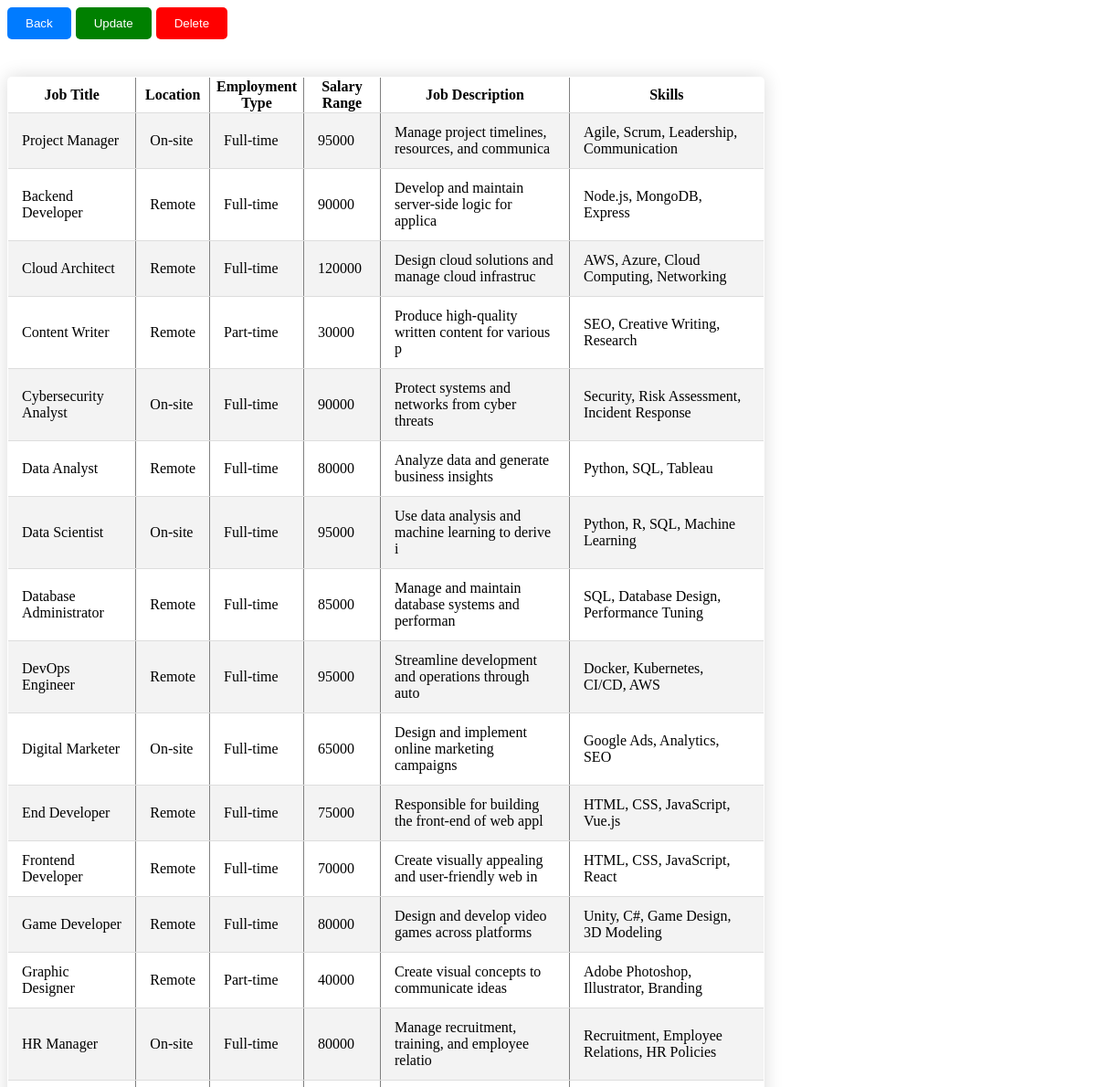
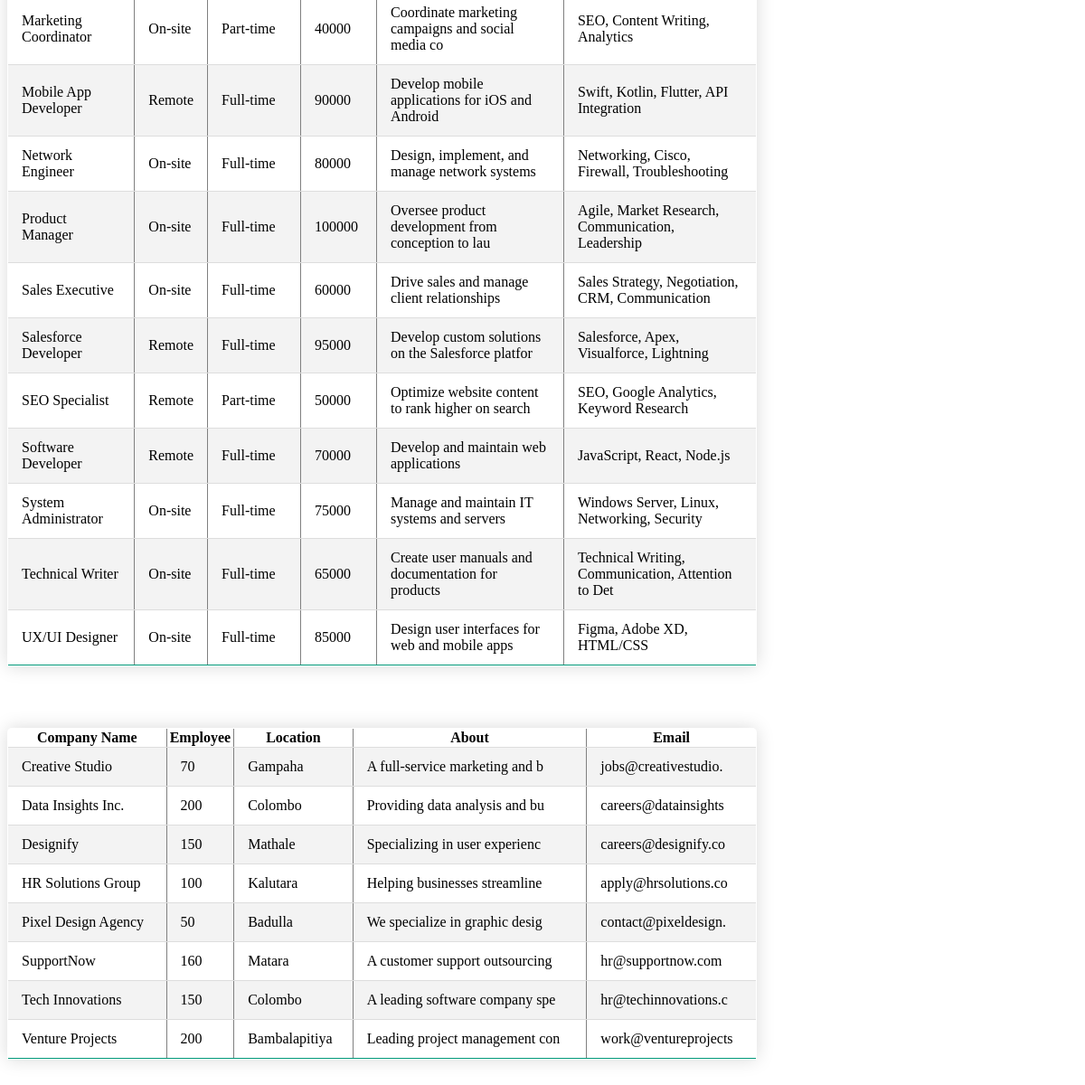
Screenshot of /Sandeepa/Malith/read.php with the database file from the repository (2 pictures, top to bottom).
### tables this page shows
CREATE TABLE `jobs` (
  `Title` varchar(50) NOT NULL,
  `jLocation` varchar(50) NOT NULL,
  `Employmenttype` varchar(50) NOT NULL,
  `SalaryRange` int(20) NOT NULL,
  `jDescription` varchar(50) NOT NULL,
  `Skills` varchar(50) NOT NULL
);

CREATE TABLE `company` (
  `cName` varchar(20) NOT NULL,
  `Employe` int(10) NOT NULL,
  `cLocation` varchar(25) NOT NULL,
  `About` varchar(30) NOT NULL,
  `Email` varchar(20) NOT NULL
);

### Sandeepa/Malith/read.php (the view, shortened to what this page needs)
<html>
<head>
    <link rel="stylesheet" href="readtable.css">
    <link href='https://unpkg.com/boxicons@2.1.4/css/boxicons.min.css' rel="stylesheet" />
</head>
<body>
<div class="btn" style="display: flex;">
    <a href="http://localhost/jobsadawiya/Sandeepa/Shamal/user_account_page.php">
    <button style="margin-right: 5px;">Back</button></a>
    <form method="post" action="postajobupdate.php" >
    <button style="margin-right: 5px; background-color: green;">Update</button>
    </form>
    <form method="post" action="postajobdelete.php">
    <button style="margin-right: 5px; background-color: red;">Delete</button>
    </form>
</div>
<?php
require 'config.php';
$sqljob = "SELECT Title, jLocation, Employmenttype, SalaryRange, jDescription, Skills FROM jobs";
$result_job = $con->query($sqljob);
if ($result_job) {
    if ($result_job->num_rows > 0) {
        echo "<div class='table'><table border='1'>";
        echo "<tr>";
        echo "<th>Job Title</th>" .
             "<th>Location</th>" .
             "<th>Employment Type</th>" .
             "<th>Salary Range</th>" .
             "<th>Job Description</th>" .
             "<th>Skills</th>";
        echo "</tr>";
        while ($row = $result_job->fetch_assoc()) {
            echo "<tr>";
            echo "<td>". $row["Title"] . "</td>" .
                 "<td>". $row["jLocation"] . "</td>" .
                 "<td>". $row["Employmenttype"] . "</td>" .
                 "<td>". $row["SalaryRange"] . "</td>" .
                 "<td>". $row["jDescription"] . "</td>" .
                 "<td>". $row["Skills"] . "</td>";
            echo "</tr>";
        }
        echo "</table></div><br>";
    } else {
        echo "No results found.";
    }
} else {
    echo "ERROR: " . $con->error;
}
$sqlcompany = "SELECT cName, Employe, cLocation, About, Email FROM company";
$result_company = $con->query($sqlcompany);
if ($result_company) {
    if ($result_company->num_rows > 0) {
        echo "<div class='table'><table border='1'>";
        echo "<tr>";
        echo "<th>Company Name</th>" .
             "<th>Employee</th>" .
             "<th>Location</th>" .
             "<th>About</th>" .
             "<th>Email</th>";
        echo "</tr>";
        while ($row = $result_company->fetch_assoc()) {
            echo "<tr>";
            echo "<td>". $row["cName"] . "</td>" .
                 "<td>". $row["Employe"] . "</td>" .
                 "<td>". $row["cLocation"] . "</td>" .
                 "<td>". $row["About"] . "</td>" .
                 "<td>". $row["Email"] . "</td>";
            echo "</tr>";
        }
        echo "</table></div><br>";
    } else {
        echo "No results found.";
    }
} else {
    echo "ERROR: " . $con->error;
}
?>
</body>
</html>

### Sandeepa/Malith/readtable.css (style rules this page uses)
.table { display: flex; }
.table table { width: 70%; margin: 25px 0; border-collapse: collapse; border-radius: 5px 5px 0 0; overflow: hidden; box-shadow: 0 0 20px rgba(0, 0, 0, 0.15); }
table tbody td { padding: 12px 15px; }
table tbody tr { border-bottom: 1px solid #dddddd; }
table tbody tr:nth-of-type(even) { background-color: #f3f3f3; }
table tbody tr:last-of-type { border-bottom: 2px solid #009879; }
button { background-color: #007BFF; color: white; padding: 10px 20px; border: none; border-radius: 5px; cursor: pointer; }

### rows the page displays
jobs: Title "Project Manager", jLocation "On-site", Employmenttype "Full-time", SalaryRange "95000", jDescription "Manage project timelines, resources, and communica", Skills "Agile, Scrum, Leadership, Communication"
jobs: Title "Backend Developer", jLocation "Remote", Employmenttype "Full-time", SalaryRange "90000", jDescription "Develop and maintain server-side logic for applica", Skills "Node.js, MongoDB, Express"
jobs: Title "Cloud Architect", jLocation "Remote", Employmenttype "Full-time", SalaryRange "120000", jDescription "Design cloud solutions and manage cloud infrastruc", Skills "AWS, Azure, Cloud Computing, Networking"
jobs: Title "Content Writer", jLocation "Remote", Employmenttype "Part-time", SalaryRange "30000", jDescription "Produce high-quality written content for various p", Skills "SEO, Creative Writing, Research"
jobs: Title "Cybersecurity Analyst", jLocation "On-site", Employmenttype "Full-time", SalaryRange "90000", jDescription "Protect systems and networks from cyber threats", Skills "Security, Risk Assessment, Incident Response"
jobs: Title "Data Analyst", jLocation "Remote", Employmenttype "Full-time", SalaryRange "80000", jDescription "Analyze data and generate business insights", Skills "Python, SQL, Tableau"
jobs: Title "Data Scientist", jLocation "On-site", Employmenttype "Full-time", SalaryRange "95000", jDescription "Use data analysis and machine learning to derive i", Skills "Python, R, SQL, Machine Learning"
jobs: Title "Database Administrator", jLocation "Remote", Employmenttype "Full-time", SalaryRange "85000", jDescription "Manage and maintain database systems and performan", Skills "SQL, Database Design, Performance Tuning"
jobs: Title "DevOps Engineer", jLocation "Remote", Employmenttype "Full-time", SalaryRange "95000", jDescription "Streamline development and operations through auto", Skills "Docker, Kubernetes, CI/CD, AWS"
jobs: Title "Digital Marketer", jLocation "On-site", Employmenttype "Full-time", SalaryRange "65000", jDescription "Design and implement online marketing campaigns", Skills "Google Ads, Analytics, SEO"
jobs: Title "End Developer", jLocation "Remote", Employmenttype "Full-time", SalaryRange "75000", jDescription "Responsible for building the front-end of web appl", Skills "HTML, CSS, JavaScript, Vue.js"
jobs: Title "Frontend Developer", jLocation "Remote", Employmenttype "Full-time", SalaryRange "70000", jDescription "Create visually appealing and user-friendly web in", Skills "HTML, CSS, JavaScript, React"
jobs: Title "Game Developer", jLocation "Remote", Employmenttype "Full-time", SalaryRange "80000", jDescription "Design and develop video games across platforms", Skills "Unity, C#, Game Design, 3D Modeling"
jobs: Title "Graphic Designer", jLocation "Remote", Employmenttype "Part-time", SalaryRange "40000", jDescription "Create visual concepts to communicate ideas", Skills "Adobe Photoshop, Illustrator, Branding"
jobs: Title "HR Manager", jLocation "On-site", Employmenttype "Full-time", SalaryRange "80000", jDescription "Manage recruitment, training, and employee relatio", Skills "Recruitment, Employee Relations, HR Policies"
jobs: Title "Marketing Coordinator", jLocation "On-site", Employmenttype "Part-time", SalaryRange "40000", jDescription "Coordinate marketing campaigns and social media co", Skills "SEO, Content Writing, Analytics"
jobs: Title "Mobile App Developer", jLocation "Remote", Employmenttype "Full-time", SalaryRange "90000", jDescription "Develop mobile applications for iOS and Android", Skills "Swift, Kotlin, Flutter, API Integration"
jobs: Title "Network Engineer", jLocation "On-site", Employmenttype "Full-time", SalaryRange "80000", jDescription "Design, implement, and manage network systems", Skills "Networking, Cisco, Firewall, Troubleshooting"
jobs: Title "Product Manager", jLocation "On-site", Employmenttype "Full-time", SalaryRange "100000", jDescription "Oversee product development from conception to lau", Skills "Agile, Market Research, Communication, Leadership"
jobs: Title "Sales Executive", jLocation "On-site", Employmenttype "Full-time", SalaryRange "60000", jDescription "Drive sales and manage client relationships", Skills "Sales Strategy, Negotiation, CRM, Communication"
jobs: Title "Salesforce Developer", jLocation "Remote", Employmenttype "Full-time", SalaryRange "95000", jDescription "Develop custom solutions on the Salesforce platfor", Skills "Salesforce, Apex, Visualforce, Lightning"
jobs: Title "SEO Specialist", jLocation "Remote", Employmenttype "Part-time", SalaryRange "50000", jDescription "Optimize website content to rank higher on search", Skills "SEO, Google Analytics, Keyword Research"
jobs: Title "Software Developer", jLocation "Remote", Employmenttype "Full-time", SalaryRange "70000", jDescription "Develop and maintain web applications", Skills "JavaScript, React, Node.js"
jobs: Title "System Administrator", jLocation "On-site", Employmenttype "Full-time", SalaryRange "75000", jDescription "Manage and maintain IT systems and servers", Skills "Windows Server, Linux, Networking, Security"
jobs: Title "Technical Writer", jLocation "On-site", Employmenttype "Full-time", SalaryRange "65000", jDescription "Create user manuals and documentation for products", Skills "Technical Writing, Communication, Attention to Det"
jobs: Title "UX/UI Designer", jLocation "On-site", Employmenttype "Full-time", SalaryRange "85000", jDescription "Design user interfaces for web and mobile apps", Skills "Figma, Adobe XD, HTML/CSS"
company: cName "Creative Studio", Employe "70", cLocation "Gampaha", About "A full-service marketing and b", Email "jobs@creativestudio."
company: cName "Data Insights Inc.", Employe "200", cLocation "Colombo", About "Providing data analysis and bu", Email "careers@datainsights"
company: cName "Designify", Employe "150", cLocation "Mathale", About "Specializing in user experienc", Email "careers@designify.co"
company: cName "HR Solutions Group", Employe "100", cLocation "Kalutara", About "Helping businesses streamline", Email "apply@hrsolutions.co"
company: cName "Pixel Design Agency", Employe "50", cLocation "Badulla", About "We specialize in graphic desig", Email "contact@pixeldesign."
company: cName "SupportNow", Employe "160", cLocation "Matara", About "A customer support outsourcing", Email "hr@supportnow.com"
company: cName "Tech Innovations", Employe "150", cLocation "Colombo", About "A leading software company spe", Email "hr@techinnovations.c"
company: cName "Venture Projects", Employe "200", cLocation "Bambalapitiya", About "Leading project management con", Email "work@ventureprojects"
